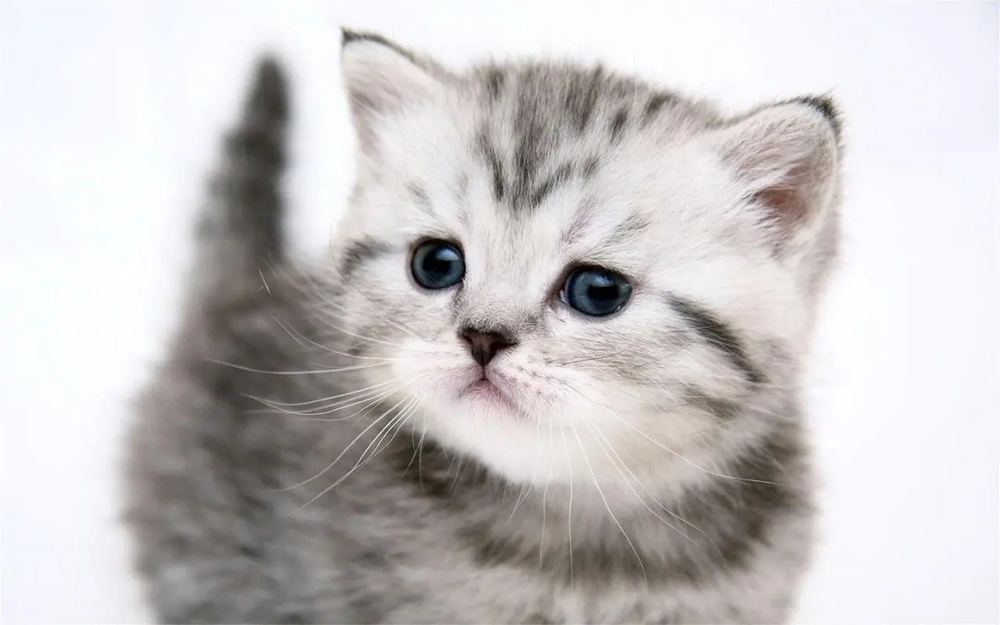
#> input picture cat.jpg, 1000 x 625 px, shrunk from 1280 x 800 before the run
$ python '数值计算.py'
#> lines starting #> are read from the running program, lines starting #| are printed output that depends on the picture
import cv2

img_cat = cv2.imread('cat.jpg')
#> img_cat is the input picture: shape (625, 1000, 3); mean B, G, R 197.3, 197.3, 200.7
img_dog = cv2.imread('dog.png')
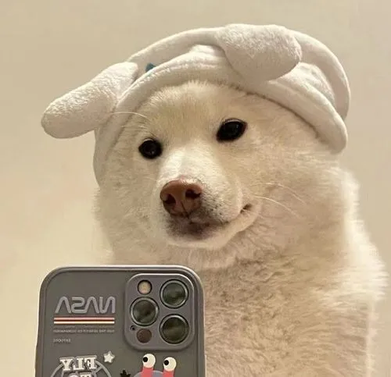
#> input picture dog.png, 391 x 377 px, shrunk from 500 x 483 before the run
#> img_dog is the input picture: shape (377, 391, 3); mean B, G, R 139.3, 166, 184.7
img_cat = img_cat + 10
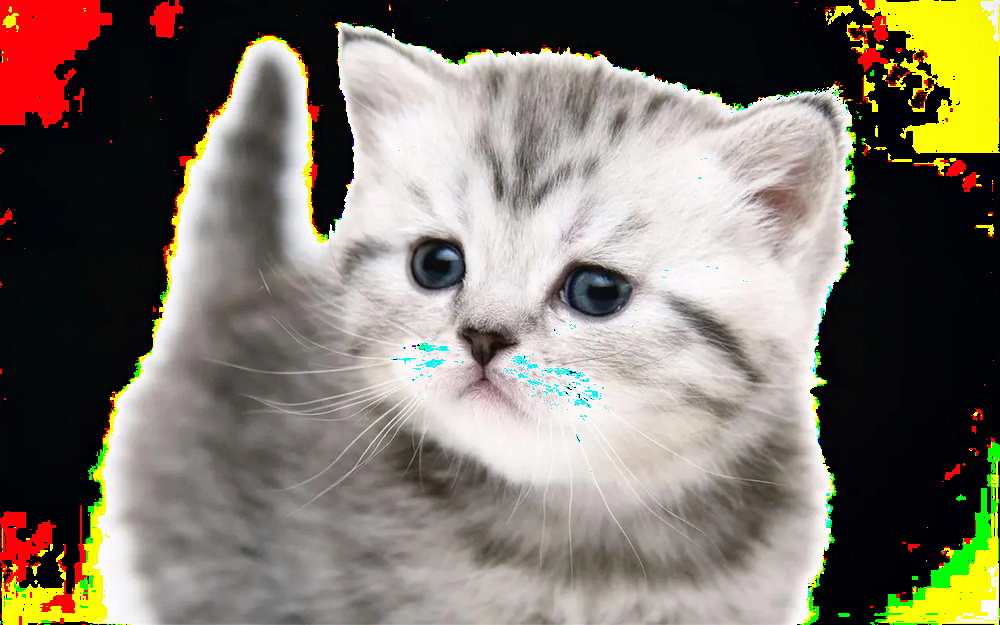
#> img_cat: shape (625, 1000, 3); mean B, G, R 104.7, 117.6, 125.4
img_dog[:5, :, 0]

img_dog2 = img_dog + 10
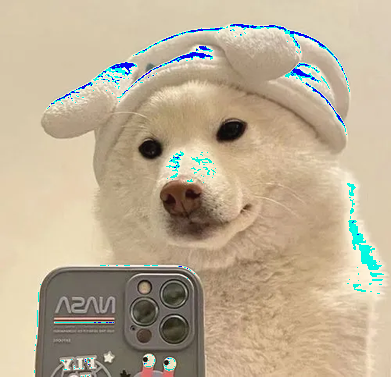
#> img_dog2: shape (377, 391, 3); mean B, G, R 149.3, 174.4, 189.5
img_dog2[:5, :, 0] # 打印前五行，全部列

# 相当于 %256
(img_dog + img_dog2)[:5, :, 0]

cv2.add(img_dog, img_dog2)[:5, :, 0] # 越界就取最大值255
